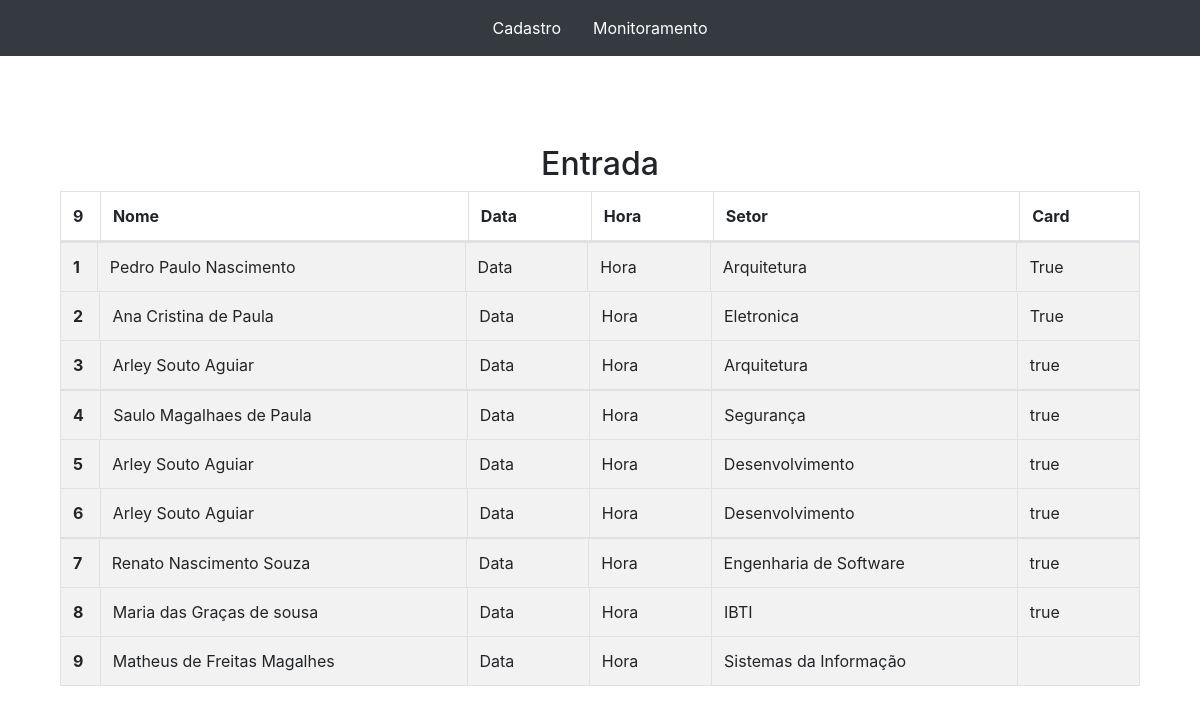
Page /index.php?page=monitoramento on the committed database.
### tables this page shows
CREATE TABLE `cadastro` (
  `idUsuario` int(10) UNSIGNED NOT NULL,
  `idSetor` int(10) UNSIGNED,
  `nomeUsuario` varchar(200) NOT NULL,
  `Card_Cad` varchar(255) DEFAULT NULL
);

CREATE TABLE `tb_setor` (
  `idSetor` int(10) UNSIGNED NOT NULL,
  `nomeSetor` varchar(200) NOT NULL
);

### monitoramento.php (the view, shortened to what this page needs)
<!DOCTYPE html>
<html lang="pt-BR">
<head>
</head>
<body>
</body>
</html>
<?php
$resultado_pes = "SELECT c.idUsuario,c.nomeUsuario,s.nomeSetor,c.Card_Cad
				  FROM cadastro c
				  INNER JOIN tb_setor s ON c.idSetor = s.idSetor
				  ORDER BY c.idUsuario";
$pesquisa_nome = mysqli_query($conn, $resultado_pes);
  $res = $conn -> query($resultado_pes);
  $qtd = $res -> num_rows;
  print "
  <div class='container' style='margin-top: 8%;'>
        <div class='row'>
            <div class='col'>
                <h2 style='text-align:center;'>Entrada</h2>
                <table class='table table-striped table-bordered'>
                    <thead>
                        <tr>
                            <th scope='col'  style='width:3.7%;'>$qtd</th>
                            <th scope='col'  style='width:34.1%;'>Nome</th>
                            <th scope='col'  style='width:11.4%;'>Data</th>
                            <th scope='col'  style='width:11.3%;'>Hora</th>
                            <th scope='col'  style='width:28.4%;'>Setor</th>
                            <th scope='col'>Card</th>
                        </tr>
                    </thead>
                </table>
            </div>
  ";
  while($rows_pesquisa = mysqli_fetch_array($pesquisa_nome)){
    if($qtd > 0){
      while($row = $res -> fetch_assoc()){
        print "
        <div class='container' style='margin-top: -1.5%;'>
        <div class='row'>
        <div class='col-12'>
        <table class='table table-striped table-bordered'>
        <tbody>
            <tr>
                <th scope='row' style='width:3%;'>$row[idUsuario]</th>
                <td style='width:30%;'>$row[nomeUsuario]</td>
                <td style='width:10%;'>Data</td>
                <td style='width:10%;'>Hora</td>
                <td style='width:25%;'>$row[nomeSetor]</td>
                <td style='width:10%;'>$row[Card_Cad]</td>
            </tr>
        </tbody>
    </table>
    </div>
    </div>
    </div>";
      }
    }else{
      print "<p>Resultado não entrado</p>";
    }
  }
?>

### index.php (shortened to what this page needs)
<!DOCTYPE html>
<html lang="pt-BR">
<head>
    <link rel="stylesheet" href="css/bootstrap.min.css">
</head>
<body>
<body>
<nav class="navbar justify-content-center navbar-dark bg-dark">
  	<a class="nav-link" style="color:white;" href="index.php?page=cadastro">Cadastro</a>
  	<a class="nav-link" style="color:white;" href="index.php?page=monitoramento">Monitoramento</a>
</nav>
<div class="container">
			<div class="row">
				<div class="col-lg-12">
					<?php
						include("config.php");
						switch(@$_REQUEST["page"]){
							case "monitoramento":
								include("monitoramento.php");
							break;
						}
					?>
				</div>
			</div>
		</div>
</body>
</html>

### rows in the picture
cadastro: idUsuario "1", nomeUsuario "Pedro Paulo Nascimento", idSetor.nomeSetor "Arquitetura", Card_Cad "True"
cadastro: idUsuario "2", nomeUsuario "Ana Cristina de Paula", idSetor.nomeSetor "Eletronica", Card_Cad "True"
cadastro: idUsuario "3", nomeUsuario "Arley Souto Aguiar", idSetor.nomeSetor "Arquitetura", Card_Cad "true"
cadastro: idUsuario "4", nomeUsuario "Saulo Magalhaes de Paula", idSetor.nomeSetor "Segurança", Card_Cad "true"
cadastro: idUsuario "5", nomeUsuario "Arley Souto Aguiar", idSetor.nomeSetor "Desenvolvimento", Card_Cad "true"
cadastro: idUsuario "6", nomeUsuario "Arley Souto Aguiar", idSetor.nomeSetor "Desenvolvimento", Card_Cad "true"
cadastro: idUsuario "7", nomeUsuario "Renato Nascimento Souza", idSetor.nomeSetor "Engenharia de Software", Card_Cad "true"
cadastro: idUsuario "8", nomeUsuario "Maria das Graças de sousa", idSetor.nomeSetor "IBTI", Card_Cad "true"
cadastro: idUsuario "9", nomeUsuario "Matheus de Freitas Magalhes", idSetor.nomeSetor "Sistemas da Informação"

### other values in the picture
$qtd "9"
